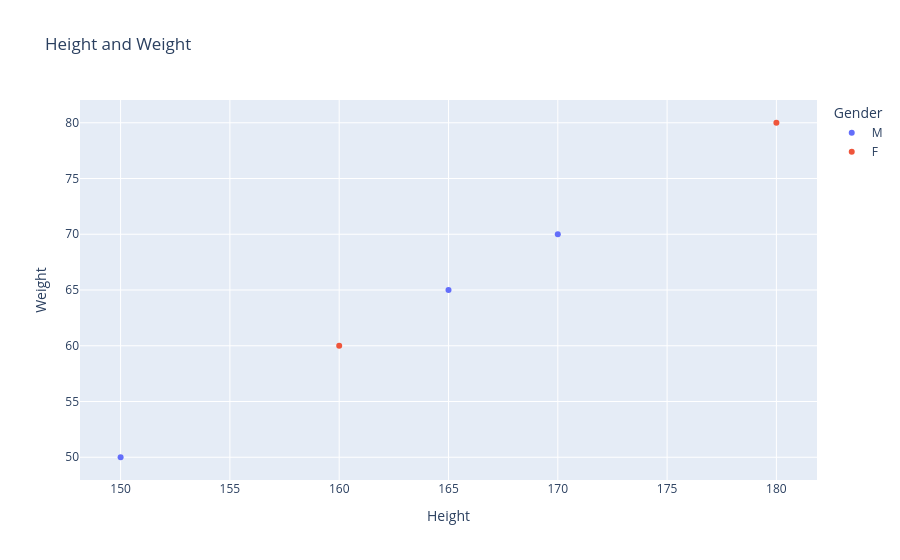

Source (notebook cell):
### Code cell
df = pd.DataFrame({
    "Height":[150,160,170,180,165],
    "Weight":[50,60,70,80,65],
    "Gender":["M","F","M","F","M"]
})
fig = px.scatter(df,x = "Height",y="Weight",color="Gender",title="Height and Weight")
fig.show()

### Figure 1 — Plotly figure (JSON) as saved in the notebook; plotly's stock layout.template omitted (floating-point values rounded to 4 significant figures)
{"data": [{"hovertemplate": "Gender=M<br>Height=%{x}<br>Weight=%{y}<extra></extra>", "legendgroup": "M", "marker": {"color": "#636efa", "symbol": "circle"}, "mode": "markers", "name": "M", "orientation": "v", "showlegend": true, "type": "scatter", "x": [150, 170, 165], "xaxis": "x", "y": [50, 70, 65], "yaxis": "y"}, {"hovertemplate": "Gender=F<br>Height=%{x}<br>Weight=%{y}<extra></extra>", "legendgroup": "F", "marker": {"color": "#EF553B", "symbol": "circle"}, "mode": "markers", "name": "F", "orientation": "v", "showlegend": true, "type": "scatter", "x": [160, 180], "xaxis": "x", "y": [60, 80], "yaxis": "y"}], "layout": {"legend": {"title": {"text": "Gender"}, "tracegroupgap": 0}, "title": {"text": "Height and Weight"}, "xaxis": {"anchor": "y", "domain": [0, 1], "title": {"text": "Height"}}, "yaxis": {"anchor": "x", "domain": [0, 1], "title": {"text": "Weight"}}}}
